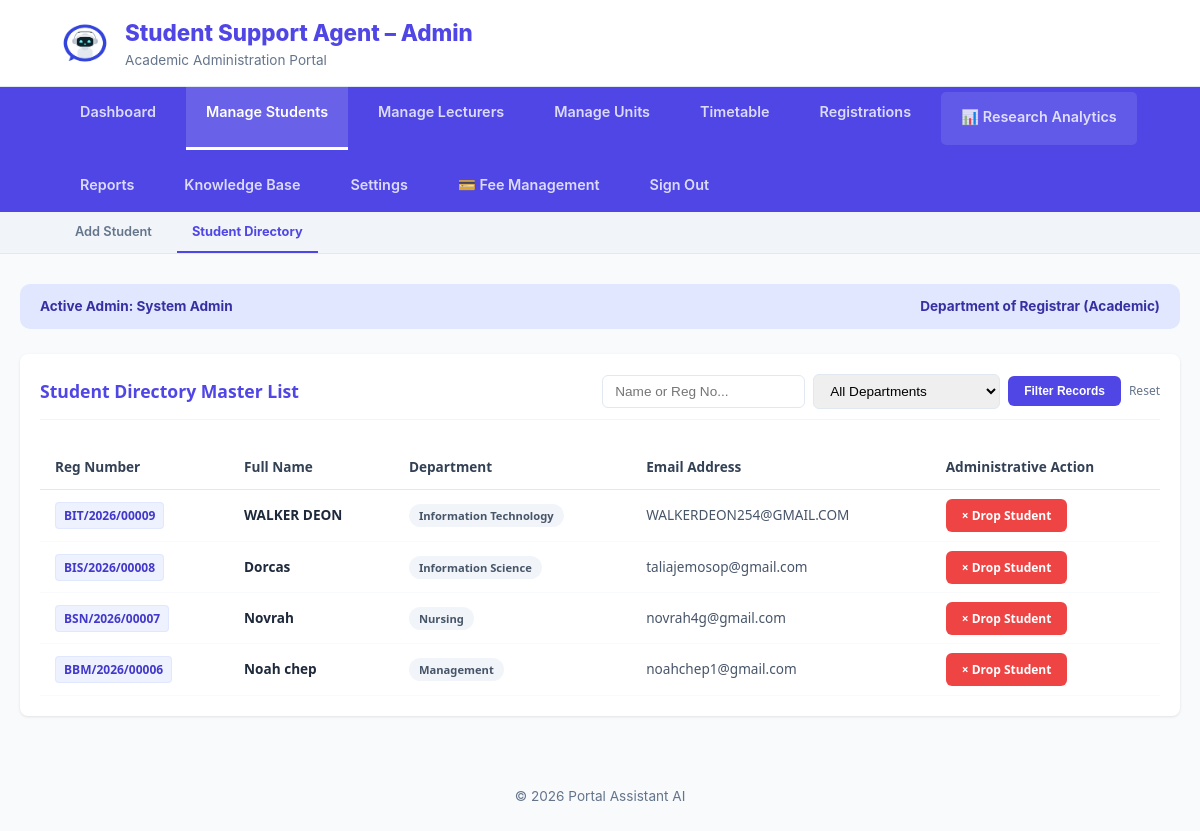
Screenshot of /Admin/Admin-index.php?section=students (signed in) with the database file from the repository.
### tables this page shows
CREATE TABLE `users` (
  `id` int(11) NOT NULL,
  `full_name` varchar(100) NOT NULL,
  `reg_number` varchar(50) NOT NULL,
  `email` varchar(100) NOT NULL,
  `password` varchar(255) NOT NULL,
  `password_changed` tinyint(1) NOT NULL DEFAULT 0,
  `role` enum('student','admin','lecturer') NOT NULL DEFAULT 'student',
  `department` varchar(100) NOT NULL,
  `phone` varchar(20) DEFAULT NULL,
  `created_at` timestamp NOT NULL DEFAULT current_timestamp(),
  `survey_done` tinyint(1) DEFAULT 0,
  `reset_token` varchar(255) DEFAULT NULL,
  `reset_expires` datetime DEFAULT NULL
);

### Admin/view_students.php (the view, shortened to what this page needs)
<?php
include_once('db_connect.php');
$search = $_GET['search'] ?? '';
$query = "SELECT * FROM users WHERE role='student'";
$query .= " ORDER BY id DESC";
$result = mysqli_query($conn, $query);
$current_view_count = ($result) ? mysqli_num_rows($result) : 0;
?>
<div class="master-plan-container">
    <div class="plan-header">
        <h2>Student Directory Master List</h2>
        <form class="search-box" method="GET" action="Admin-index.php">
            <input type="text" name="search" placeholder="Name or Reg No..." value="<?php echo htmlspecialchars($search); ?>">
            <select name="dept">
                <option value="all">All Departments</option>
            </select>
            <button type="submit" class="btn-action btn-search">Filter Records</button>
            <a href="Admin-index.php?section=students" style="font-size: 0.75rem; color: #64748b; text-decoration: none;">Reset</a>
        </form>
    </div>
    <table class="workload-table">
        <thead>
            <tr>
                <th>Reg Number</th>
                <th>Full Name</th>
                <th>Department</th>
                <th>Email Address</th>
                <th>Administrative Action</th>
            </tr>
        </thead>
        <tbody>
            <?php if($current_view_count > 0): ?>
                <?php while($row = mysqli_fetch_assoc($result)): ?>
                <tr>
                    <td><span class="reg-badge"><?php echo htmlspecialchars($row['reg_number']); ?></span></td>
                    <td style="font-weight: 600; color: #1e293b;"><?php echo htmlspecialchars($row['full_name']); ?></td>
                    <td><span class="dept-tag"><?php echo htmlspecialchars($row['department']); ?></span></td>
                    <td><?php echo htmlspecialchars($row['email']); ?></td>
                    <td>
                        <a href="Admin-index.php?section=students&drop_id=<?php echo $row['id']; ?>"
                           class="btn-action btn-drop"
                           onclick="return confirm('WARNING: Are you sure you want to drop this student? All their registrations and survey data will be permanently deleted.');">
                            × Drop Student
                        </a>
                    </td>
                </tr>
                <?php endwhile; ?>
            <?php endif; ?>
        </tbody>
    </table>
</div>

### Admin/Admin-index.php (style rules this page uses)
:root { --primary: #4f46e5; --primary-dark: #3730a3; --bg: #f8fafc; --white: #ffffff; --text-main: #1e293b; --text-light: #64748b; --border: #e2e8f0; --accent: #e0e7ff; --success: #10b981; --research: #8b5cf6; --warning: #f59e0b; --danger: #ef4444; }
body { font-family: 'Inter', system-ui, sans-serif; background: var(--bg); color: var(--text-main); margin: 0; line-height: 1.5; }

### Admin/view_students.php (style rules this page uses)
.master-plan-container { background: #ffffff; padding: 20px; border-radius: 8px; box-shadow: 0 1px 3px rgba(0,0,0,0.1); font-family: 'Segoe UI', Tahoma, Geneva, Verdana, sans-serif; }
.plan-header { display: flex; justify-content: space-between; align-items: center; margin-bottom: 25px; padding-bottom: 10px; border-bottom: 1px solid #f1f5f9; }
.plan-header h2 { color: #4f46e5; font-size: 1.1rem; font-weight: 700; margin: 0; }
.search-box { display: flex; gap: 8px; align-items: center; }
.search-box input, .search-box select { padding: 8px 12px; border: 1px solid #e2e8f0; border-radius: 6px; font-size: 0.85rem; }
.workload-table { width: 100%; border-collapse: collapse; }
.workload-table th { text-align: left; padding: 12px 15px; color: #334155; font-weight: 700; border-bottom: 1px solid #e2e8f0; font-size: 0.85rem; }
.workload-table td { padding: 15px; border-bottom: 1px solid #f8fafc; color: #475569; font-size: 0.85rem; vertical-align: middle; }
.reg-badge { background: #eef2ff; color: #4338ca; font-weight: 700; padding: 4px 8px; border-radius: 4px; font-size: 0.75rem; border: 1px solid #e0e7ff; }
.dept-tag { background: #f1f5f9; color: #475569; padding: 4px 10px; border-radius: 20px; font-size: 0.7rem; font-weight: 600; }
.btn-action { background: #4f46e5; color: white; text-decoration: none; padding: 8px 16px; border-radius: 6px; font-size: 0.75rem; font-weight: 600; border: none; cursor: pointer; transition: 0.2s; }
.btn-drop { background: #ef4444; }
.btn-search { background: #4f46e5; }

### rows the page displays
users: reg_number "BIT/2026/00009", full_name "WALKER DEON", department "Information Technology", email "WALKERDEON254@GMAIL.COM"
users: reg_number "BIS/2026/00008", full_name "Dorcas", department "Information Science", email "taliajemosop@gmail.com"
users: reg_number "BSN/2026/00007", full_name "Novrah", department "Nursing", email "novrah4g@gmail.com"
users: reg_number "BBM/2026/00006", full_name "Noah chep", department "Management", email "noahchep1@gmail.com"

### other values shown
$admin_name "System Admin"
